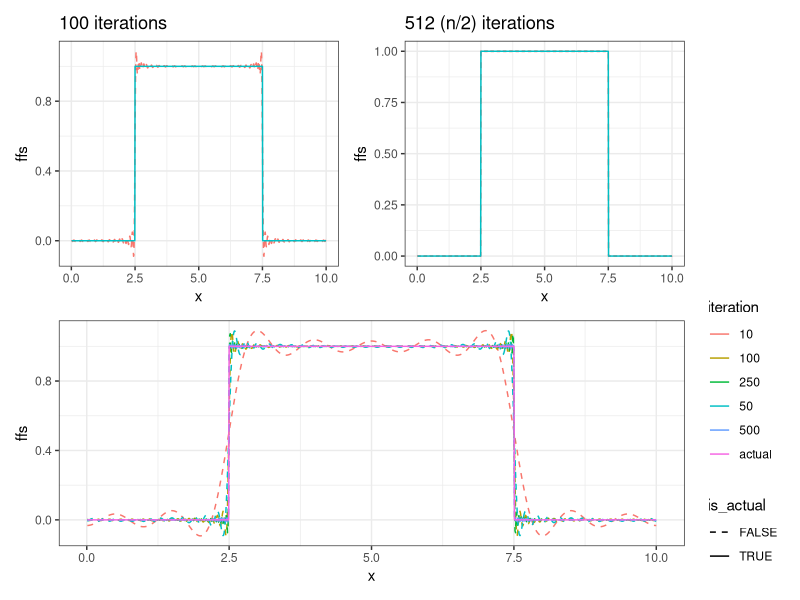

This chart was generated by the following R code:
library(tidyverse)
library(patchwork)

# Create top hat function ------------------------------------------------

l <- 10
dx <- l/1024
x <- seq(dx, l, by = dx)
n <- length(x)
n_quart <- floor(n/4)

# Start with all values at 0
f <- 0 * x
# Set to 1 between n/4 and 3n/4
f[n_quart:(3*n_quart)] <- 1

k_max <- 512

a_0 <- sum(f) * dx * 2/l

fourier_decomp <- data.frame(x = x, ffs = f, iteration = "actual")
ffs <- a_0 / 2

for (k in 1:k_max)
{
  # Projection of f onto cos/sin pi*k
  a_k <- sum(f * cos(2 * pi * k * x / l)) * dx * 2/l
  b_k <- sum(f * sin(2 * pi * k * x / l)) * dx * 2/l
  
  ffs <- ffs + a_k * cos(2 * k * pi * x/l) + b_k * sin(k * pi * x/l)
  this_fourier_decomp <- data.frame(x = x, ffs = ffs, iteration = k)
  fourier_decomp <- rbind(fourier_decomp, this_fourier_decomp)
}

# Select points

p1 <- fourier_decomp %>% 
  filter(iteration %in% c("actual", "100")) %>% 
  mutate(iteration = as.factor(iteration)) %>% 
  mutate(is_actual = iteration == "actual") %>% 
  ggplot(aes(x, ffs, colour = iteration, linetype = is_actual)) + 
  geom_line() +
  scale_linetype_manual(values=c("dashed", "solid")) + 
  theme_bw() + 
  theme(legend.position = "none") + 
  ggtitle("100 iterations")

p2 <- fourier_decomp %>% 
  filter(iteration %in% c("actual", "512")) %>% 
  mutate(iteration = as.factor(iteration)) %>% 
  mutate(is_actual = iteration == "actual") %>% 
  ggplot(aes(x, ffs, colour = iteration, linetype = is_actual)) + 
  geom_line() +
  scale_linetype_manual(values=c("dashed", "solid")) + 
  theme_bw() + 
  theme(legend.position = "none") + 
  ggtitle("512 (n/2) iterations")


# All points
p3 <- fourier_decomp %>% 
  filter(iteration %in% c("actual", "10", "50", "100", "250", "500")) %>% 
  mutate(iteration = as.factor(iteration)) %>% 
  mutate(is_actual = iteration == "actual") %>% 
  ggplot(aes(x, ffs, colour = iteration, linetype = is_actual)) + 
  geom_line() +
  scale_linetype_manual(values=c("dashed", "solid")) + 
  theme_bw()


(p1 + p2) / p3
